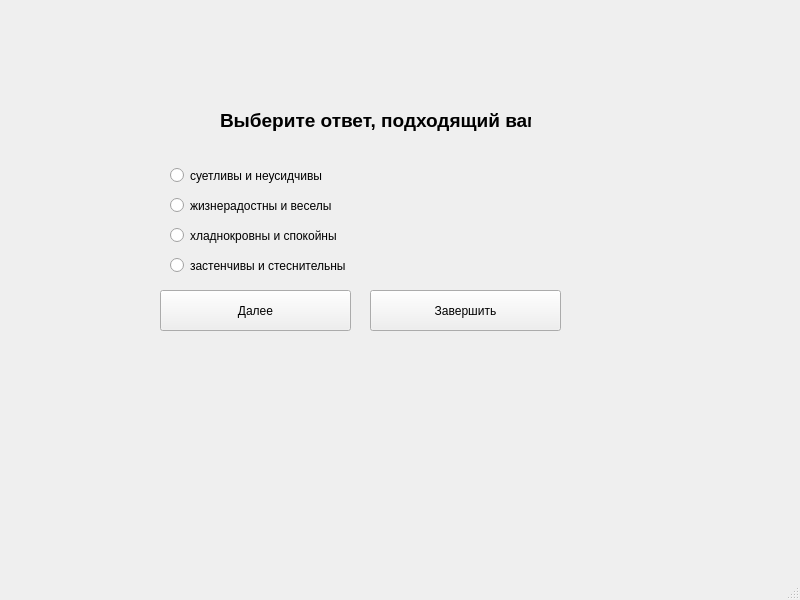
<?xml version="1.0" encoding="UTF-8"?>
<ui version="4.0">
 <class>MainWindow</class>
 <widget class="QMainWindow" name="MainWindow">
  <property name="geometry">
   <rect>
    <x>0</x>
    <y>0</y>
    <width>800</width>
    <height>600</height>
   </rect>
  </property>
  <property name="windowTitle">
   <string>MainWindow</string>
  </property>
  <widget class="QWidget" name="centralwidget">
   <widget class="QLabel" name="label">
    <property name="geometry">
     <rect>
      <x>220</x>
      <y>100</y>
      <width>311</width>
      <height>41</height>
     </rect>
    </property>
    <property name="text">
     <string>&lt;html&gt;&lt;head/&gt;&lt;body&gt;&lt;p&gt;&lt;span style=&quot; font-size:14pt; font-weight:600;&quot;&gt;Выберите ответ, подходящий вам&lt;/span&gt;&lt;/p&gt;&lt;/body&gt;&lt;/html&gt;</string>
    </property>
   </widget>
   <widget class="QRadioButton" name="radioButton">
    <property name="geometry">
     <rect>
      <x>170</x>
      <y>160</y>
      <width>501</width>
      <height>31</height>
     </rect>
    </property>
    <property name="text">
     <string>суетливы и неусидчивы</string>
    </property>
   </widget>
   <widget class="QRadioButton" name="radioButton_2">
    <property name="geometry">
     <rect>
      <x>170</x>
      <y>190</y>
      <width>531</width>
      <height>31</height>
     </rect>
    </property>
    <property name="text">
     <string>жизнерадостны и веселы</string>
    </property>
   </widget>
   <widget class="QRadioButton" name="radioButton_3">
    <property name="geometry">
     <rect>
      <x>170</x>
      <y>220</y>
      <width>561</width>
      <height>31</height>
     </rect>
    </property>
    <property name="text">
     <string>хладнокровны и спокойны</string>
    </property>
   </widget>
   <widget class="QRadioButton" name="radioButton_4">
    <property name="geometry">
     <rect>
      <x>170</x>
      <y>250</y>
      <width>561</width>
      <height>31</height>
     </rect>
    </property>
    <property name="text">
     <string>застенчивы и стеснительны</string>
    </property>
   </widget>
   <widget class="QPushButton" name="pushButton">
    <property name="geometry">
     <rect>
      <x>160</x>
      <y>290</y>
      <width>191</width>
      <height>41</height>
     </rect>
    </property>
    <property name="text">
     <string>Далее</string>
    </property>
   </widget>
   <widget class="QPushButton" name="pushButton_2">
    <property name="geometry">
     <rect>
      <x>370</x>
      <y>290</y>
      <width>191</width>
      <height>41</height>
     </rect>
    </property>
    <property name="text">
     <string>Завершить</string>
    </property>
   </widget>
   <widget class="QLabel" name="label_2">
    <property name="geometry">
     <rect>
      <x>170</x>
      <y>340</y>
      <width>371</width>
      <height>51</height>
     </rect>
    </property>
    <property name="text">
     <string/>
    </property>
   </widget>
  </widget>
  <widget class="QMenuBar" name="menubar">
   <property name="geometry">
    <rect>
     <x>0</x>
     <y>0</y>
     <width>800</width>
     <height>22</height>
    </rect>
   </property>
  </widget>
  <widget class="QStatusBar" name="statusbar"/>
 </widget>
 <resources/>
 <connections/>
</ui>
